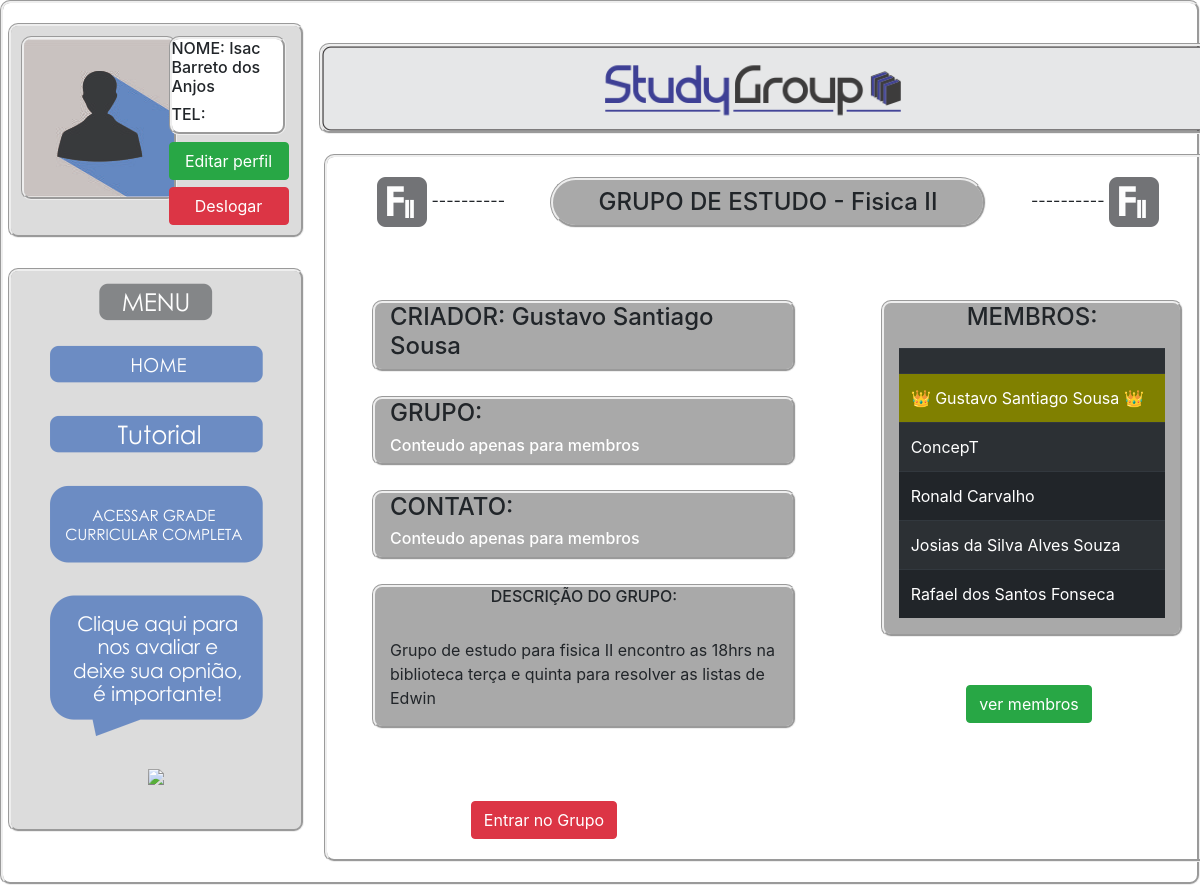
/grupo.php?grupo=48 (signed in), run on the app's committed database.
### tables this page shows
CREATE TABLE `grupos` (
  `id` int(255) NOT NULL,
  `criador` text NOT NULL,
  `materia` text NOT NULL,
  `contato` text NOT NULL,
  `descri` text NOT NULL,
  `icone` int(255) NOT NULL,
  `membros` int(255) NOT NULL DEFAULT 0,
  `link` text NOT NULL
);

CREATE TABLE `entrada` (
  `id` int(255) NOT NULL,
  `idmembro` int(255) NOT NULL,
  `nomemembro` varchar(255) NOT NULL,
  `idgrupo` int(255) NOT NULL
);

### conexao.php (the view, shortened to what this page needs)
			<?
	function grupo($id){
		$query = mysql_query("SELECT * FROM grupos WHERE id = '$id'");
		$exibe = mysql_fetch_assoc($query);
		$criador = $exibe['criador'];
		$idGrupoAtual = $exibe['id'];
		$materia = $exibe['materia'];
		$descri = $exibe['descri'];
		$icone = $exibe['icone'];
		$link = $exibe['link'];
		$userId = $_SESSION['login'];
		$userConta = $_SESSION['nome'];
		$query2 = mysql_query("SELECT * FROM usuario WHERE nome = '$criador'");
		$exibe2 = mysql_fetch_assoc($query2);
		$numero = $exibe2['telefone'];
		?>
		<div class="row">
			<div class="col-md-3 col-sm-3 col-xs-3">
				<center><img src="imagem/<?echo"$icone";?>.png">
					<span>----------</span>
				</center>
			</div>
				<div class="col-md-6 col-sm-6 col-xs-6 bg10" align="center">
					<h4>GRUPO DE ESTUDO - <?echo"$materia";?></h4>
				</div>
				<div class="col-md-3 col-sm-3 col-xs-3">
					<center>
						<span>           ----------</span>
						<img src="imagem/<?echo"$icone";?>.png">
					</center>
				</div>
		</div>
		<br>
		<br>
		<br>
		<div class="row">
		<div class="col-md-7 col-sm-7 col-xs-7">
			<center>
				<div class="row">
					<div class="col-md-10 col-sm-10 col-xs-10 bg8" align="left">
						<h4>CRIADOR: <?echo"$criador";?></h4>
					</div>
				</div>
			</center>
			<br>
			<center>
				<div class="row">
					<div class="col-md-10 col-sm-10 col-xs-10 bg8" align="left">
						<h4>GRUPO: <?
							$query = mysql_query("SELECT * FROM entrada WHERE idmembro = '$userId' AND idgrupo = '$idGrupoAtual'");
							$exibe = mysql_fetch_assoc($query);
							if($exibe or $userConta==$criador){
								?><a href="<?echo"$link";?>"><< WhatsApp >></a><?
							}else{
								?><h6 class="entrar">Conteudo apenas para membros</h6><?
							}
							?>
						</h4>
					</div>
				</div>
				<br>
				<div class="row">
					<div class="col-md-10 col-sm-10 col-xs-10 bg8" align="left">
						<h4>CONTATO: <?
							if($exibe or $userConta==$criador){
								?><h5><? echo"$numero";?></h5><?
							}else{
								?><h6 class="entrar">Conteudo apenas para membros</h6><?
							}
							?>
						</h4>
					</div>
				</div>
			</center>
			<br>
			<center>
				<div class="row">
					<div class="col-md-10 col-sm-10 col-xs-10 bg8" align="left">
						<center><h6>DESCRIÇÃO DO GRUPO:</h6></center>
			<br>
						<p> <?echo"$descri";?></p>
					</div>
				</div>
				<div class="row">
					<div class="col-md-10 col-sm-10 col-xs-10">
					<br>
					<br>
					<?php
						$userId = $_SESSION['login'];
						$userConta = $_SESSION['nome'];
					$query = mysql_query("SELECT * FROM entrada WHERE idmembro = '$userId' AND idgrupo = '$idGrupoAtual'");
					$exibe = mysql_fetch_assoc($query);
						if($userConta == $criador){
							?><a href="Cgrupo2.php?grupo=<? echo "$id";?>"><input type="submit" value="Editar grupo" class=" btn btn-danger"></a>
							<?
						}elseif(!$exibe){	?>
							<form method="post">
							<a ><input type="submit" name="entrou" value="Entrar no Grupo" class=" btn btn-danger"	>
								</form>
								</a><?
						}
										 ?>
							</div>
				</div>
		</div>
		<div class="col-md-5 col-sm-5 col-xs-5 bg9">
			<div class="row">
				<div class="col-md-10 col-sm-10 col-xs-10 bg8" align="center">
				<label><h4> MEMBROS:</h4></label>
				<table class="table table-striped table-dark"><center>
				<tr><td></td></tr>
			<?
		$query = mysql_query("SELECT * FROM entrada WHERE idgrupo = '$idGrupoAtual'");
		$exibe = mysql_fetch_assoc($query);
		?><tr><td class="lets"> 👑 <?echo"$criador";?> 👑</td></tr><?
		if($exibe>0){
			 do {
			$membro = $exibe['nomemembro'];
			?>
			<tr><td><?echo"$membro";?></td></tr>
			<?
		}while($exibe = mysql_fetch_assoc($query));
		}
?>
			</center></table>
		</div>
	</div>
	<br>
	<br><center>
		&nbsp;&nbsp;&nbsp;<a href="membros.php?grupo=<? echo "$id";?>"><input type="submit" value="ver membros" class="btn btn-success"></a>
	</div>
	</div>
	</div>
		<?
	}
			?>

### css/main.css (style rules this page uses)
.bg8 { background-color: #A9A9A9; border-style:groove; border-radius: 10px; margin-left: 40px; }
.bg10 { background-color: #A9A9A9; border-style:groove; border-radius: 30px; }
.bg10 h4 { padding-top: 8px; }
.lets { background-color: #808000; }
.entrar { color: white; }

### data on the page
grupos: materia "Fisica II", criador "Gustavo Santiago Sousa", descri "Grupo de estudo para fisica II encontro as 18hrs na biblioteca terça e quinta para resolver as listas de Edwin"
entrada: nomemembro "ConcepT"
entrada: nomemembro "Ronald Carvalho"
entrada: nomemembro "Josias da Silva Alves Souza"
entrada: nomemembro "Rafael dos Santos Fonseca"

### other printed values
$pessoa "Isac Barreto dos Anjos"
